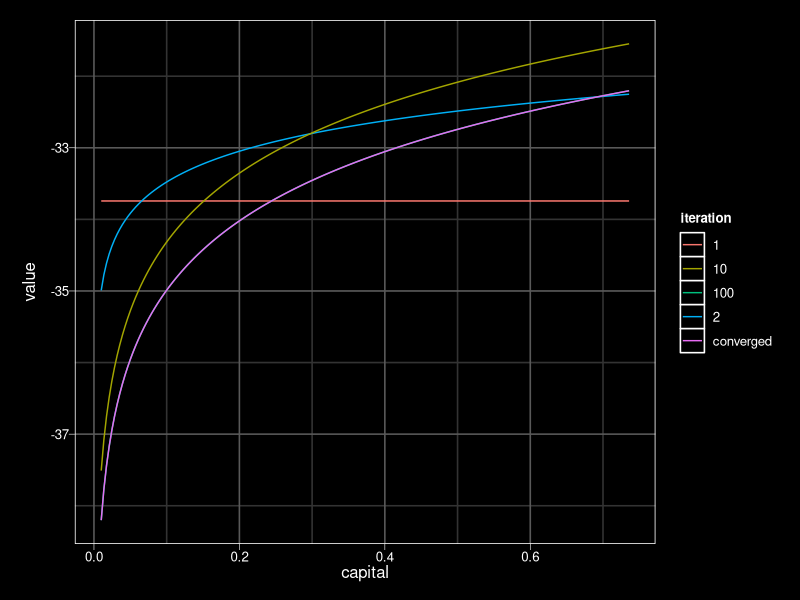
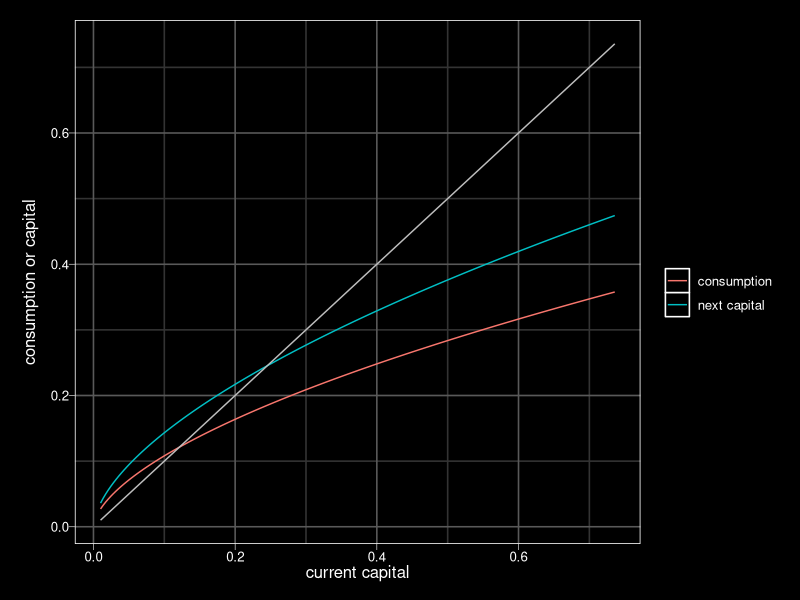

Reproduce these figures in R, in order.
## ---- chunk 1
## dynamic programming

# constants
alpha <- 0.6
discount <- 0.95
depreciation <- 1

# symbolic expressions for utility and production functions
u <- expression(log(c))
f <- expression(k^alpha)

# utility function
utility <- deriv(u, "c", function(c) {})
# production function
production <- deriv(expression(k^alpha), "k", function(k) {})
# transition
transition <- deriv(substitute(F + k*(1-depreciation) - c,
                               list(F=f[[1]])), c("k","c"),
                    function(c,k) {})

# steady state capital
kss <- uniroot(f=function(k)
               attr(transition(1,k),"gradient")[1,"k"]-1/discount,
               interval=c(0.01,100))
# steady state utility
uss <- utility(production(kss$root) - kss$root*depreciation)
## value function approximation
k.grid <- seq(0.01,3*kss$root,length.out=200)
# initial guess for v(k.grid)  -- any should work; just affects how
# quickly we converge
#v.grid <- rep(0,length(k.grid))
v.grid <- rep(uss/(1-discount),length(k.grid))
#v.grid <- utility(k.grid*0.5)/(1-discount)
approx.method <- "spline"
degree <- 10
approxfn <- function(x,y) {
  if (approx.method=="linear") {
    return(approxfun(x, y,rule=2, method="linear"))
  } else if (approx.method=="spline") {
    return(splinefun(x, y, method="fmm"))
  }
  # least squares
  else if (approx.method=="least-squares") {
    model <- lm(y ~ poly(x, degree=degree))
    f <- function(xnew) {
      predict(model, newdata=data.frame(x=xnew))
    }
    return(f)
  } else {
    stop("unrecognized approx.method")
  }
}
## initial guess at value function
v0 <- approxfn(k.grid, v.grid)
library(parallel)
v.change <- 100
tol <- 1e-4
iterations <- 0
v.app <- list()
v.app[[1]] <- v0
while(v.change > tol && iterations<100) {
  bellman <- mcmapply(function(k) {
    optimize(function(c) {
      utility(c) + discount*v0(transition(c,k)) },
             interval=c(0.01, production(k) + (1-depreciation)*k -
                 0.01),
             maximum=TRUE,
             tol=tol*1e-3
             )
  }, k.grid)

  v.g.new <- unlist(bellman["objective",])

  v.change <- max(abs(v.g.new-v.grid))
  iterations <- iterations+1
  v.grid <- v.g.new
  v0 <- approxfn(k.grid,v.grid)
  v.app[[iterations+1]] <- v0
  print(sprintf("After %d iterations v.change=%.2g\n",iterations,v.change))
}

df <- data.frame(k=k.grid, v1=v.app[[1]](k.grid), v2=v.app[[2]](k.grid),
                 v10=v.app[[10]](k.grid), v100=v.app[[min(100,length(v.app))]](k.grid),
                 v=v0(k.grid),
                 c=unlist(bellman["maximum",]),
                 k.new=transition(unlist(bellman["maximum",]),k.grid))

## ---- chunk 2
library(ggplot2)

theme_black = function(base_size = 12, base_family = "") {

  theme_grey(base_size = base_size, base_family = base_family) %+replace%
 
    theme(
      # Specify axis options
      axis.line = element_blank(),  
      axis.text.x = element_text(size = base_size*0.8, color = "white", lineheight = 0.9),  
      axis.text.y = element_text(size = base_size*0.8, color = "white", lineheight = 0.9),  
      axis.ticks = element_line(color = "white", size  =  0.2),  
      axis.title.x = element_text(size = base_size, color = "white", margin = margin(0, 10, 0, 0)),  
      axis.title.y = element_text(size = base_size, color = "white", angle = 90, margin = margin(0, 10, 0, 0)),  
      axis.ticks.length = unit(0.3, "lines"),   
      # Specify legend options
      legend.background = element_rect(color = NA, fill = "black"),  
      legend.key = element_rect(color = "white",  fill = "black"),  
      legend.key.size = unit(1.2, "lines"),  
      legend.key.height = NULL,  
      legend.key.width = NULL,      
      legend.text = element_text(size = base_size*0.8, color = "white"),  
      legend.title = element_text(size = base_size*0.8, face = "bold", hjust = 0, color = "white"),  
      legend.position = "right",  
      legend.text.align = NULL,  
      legend.title.align = NULL,  
      legend.direction = "vertical",  
      legend.box = NULL, 
      # Specify panel options
      panel.background = element_rect(fill = "black", color  =  NA),  
      panel.border = element_rect(fill = NA, color = "white"),  
      panel.grid.major = element_line(color = "grey35"),  
      panel.grid.minor = element_line(color = "grey20"),  
      panel.margin = unit(0.5, "lines"),   
      # Specify facetting options
      strip.background = element_rect(fill = "grey30", color = "grey10"),  
      strip.text.x = element_text(size = base_size*0.8, color = "white"),  
      strip.text.y = element_text(size = base_size*0.8, color = "white",angle = -90),  
      # Specify plot options
      plot.background = element_rect(color = "black", fill = "black"),  
      plot.title = element_text(size = base_size*1.2, color = "white"),  
      plot.margin = unit(rep(1, 4), "lines")
 
    )
 
}
   
value <- ggplot(df,aes(x=k)) +
    geom_line(aes(y=v1,colour="1")) +
    geom_line(aes(y=v2,colour="2"))+
    geom_line(aes(y=v10,colour="10")) +
    geom_line(aes(y=v100,colour="100")) +
    geom_line(aes(y=v,colour="converged")) +
    theme_black() +
    scale_colour_discrete(name="iteration") +
    scale_y_continuous("value") +
    scale_x_continuous("capital")
print(value)
## ---- chunk 3
policy <- ggplot(df,aes(x=k))+
    geom_line(aes(y=c,colour="consumption"))  +
    geom_line(aes(y=k.new,colour="next capital")) +
    geom_line(aes(y=k),colour="gray") +
    theme_black() +
    scale_colour_discrete(name="") +
    scale_y_continuous("consumption or capital") +
    scale_x_continuous("current capital")
print(policy)
